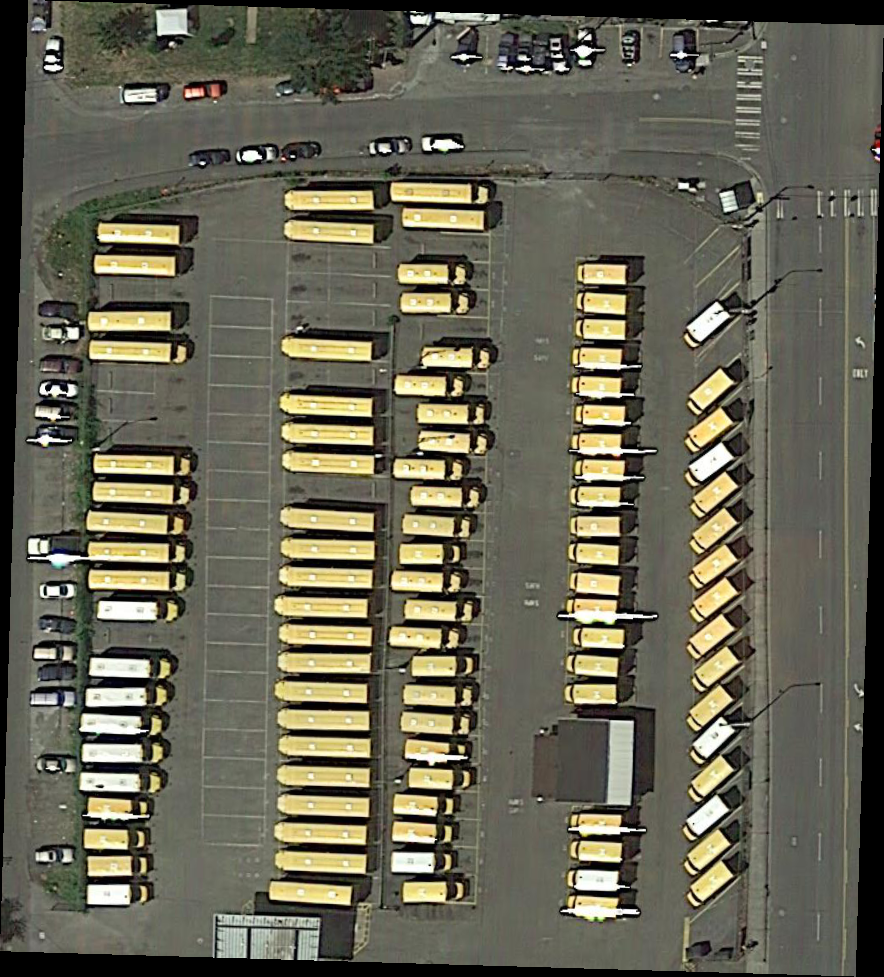
#> input picture test.png, 884 x 977 px
$ python perspectiveTrans.py
#> lines starting #> are read from the running program, lines starting #| are printed output that depends on the picture

# -*- coding:utf-8 -*-
import cv2
import numpy as np
import sys

def rad(x):
    return x * np.pi / 180

def get_warpR(anglex, angely, anglez, fov ,w, h, r):

    # 镜头与图像间的距离，21为半可视角，算z的距离是为了保证在此可视角度下恰好显示整幅图像
    z = np.sqrt(w ** 2 + h ** 2) / 2 / np.tan(rad(fov / 2))
    # 齐次变换矩阵
    rx = np.array([[1, 0, 0, 0],
                   [0, np.cos(rad(anglex)), -np.sin(rad(anglex)), 0],
                   [0, -np.sin(rad(anglex)), np.cos(rad(anglex)), 0, ],
                   [0, 0, 0, 1]], np.float32)

    ry = np.array([[np.cos(rad(angley)), 0, np.sin(rad(angley)), 0],
                   [0, 1, 0, 0],
                   [-np.sin(rad(angley)), 0, np.cos(rad(angley)), 0, ],
                   [0, 0, 0, 1]], np.float32)

    rz = np.array([[np.cos(rad(anglez)), np.sin(rad(anglez)), 0, 0],
                   [-np.sin(rad(anglez)), np.cos(rad(anglez)), 0, 0],
                   [0, 0, 1, 0],
                   [0, 0, 0, 1]], np.float32)

    r = rx.dot(ry).dot(rz)

    # 四对点的生成
    pcenter = np.array([h / 2, w / 2, 0, 0], np.float32)

    p1 = np.array([0, 0, 0, 0], np.float32) - pcenter
    p2 = np.array([w, 0, 0, 0], np.float32) - pcenter
    p3 = np.array([0, h, 0, 0], np.float32) - pcenter
    p4 = np.array([w, h, 0, 0], np.float32) - pcenter

    dst1 = r.dot(p1)
    dst2 = r.dot(p2)
    dst3 = r.dot(p3)
    dst4 = r.dot(p4)

    list_dst = [dst1, dst2, dst3, dst4]

    org = np.array([[0, 0],
                    [w, 0],
                    [0, h],
                    [w, h]], np.float32)

    dst = np.zeros((4, 2), np.float32)

    # 投影至成像平面
    for i in range(4):
        dst[i, 0] = list_dst[i][0] * z / (z - list_dst[i][2]) + pcenter[0]
        dst[i, 1] = list_dst[i][1] * z / (z - list_dst[i][2]) + pcenter[1]

    warpR = cv2.getPerspectiveTransform(org, dst)
    return warpR

def control(anglex, angley, anglez, fov, r):


    # 键盘控制
    if 27 == c:  # Esc quit
        sys.exit()
    if c == ord('w'):
        anglex += 1
    if c == ord('s'):
        anglex -= 1
    if c == ord('a'):
        angley += 1
        print(angley)
        # dx=0
    if c == ord('d'):
        angley -= 1
    if c == ord('u'):
        anglez += 1
    if c == ord('p'):
        anglez -= 1
    if c == ord('t'):
        fov += 1
    if c == ord('r'):
        fov -= 1
    if c == ord(' '):
        anglex = angley = anglez = 0
    if c == ord('e'):
        print("======================================")
        print('Rotation Matrix:')
        print(r)
        print('angle alpha(anglex):')
        print(anglex)
        print('angle beta(angley):')
        print(angley)
        print('dz(anglez):')
        print(anglez)

    if c == ord('l'):
        anglex = random.randint(-45,45)
        angley = random.randint(-45,45)
        anglez = random.randint(-90,90)
        fov = random.randint(10,80)
        print("anglex:{:>{}} ".format(anglex, 5))
        print('angley:{:>{}}'.format(angley, 5))
        print('anglez:{:>{}}'.format(anglez, 5))
        print('fov:{:>{}}'.format(fov, 6))

    return anglex, angley, anglez, fov, r


if __name__=="__main__":
    # def PerspectiveTransofrm
    img = cv2.imread('test.png')
#> img is the input picture: shape (977, 884, 3); mean B, G, R 84.6, 100.9, 103
    # cv2.imshow("original", img)

    # 可选，扩展图像，保证内容不超出可视范围
    img = cv2.copyMakeBorder(img, 100, 100, 100, 100, cv2.BORDER_CONSTANT, (127, 127, 127))
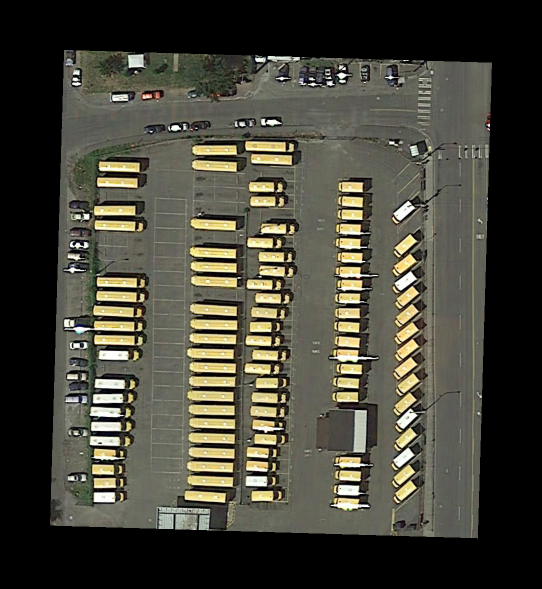
#> img: shape (1177, 1084, 3) (shown at 1/2 size); mean B, G, R 57.2, 68.3, 69.8
    w, h = img.shape[0:2]
#> w = 1177; h = 1084

    anglex = 0
    angley = 30
    anglez = 0  # 是旋转
    fov = 42
    r = 0
    while True:

        warpR = get_warpR(anglex, angley, anglez, fov ,w, h, r)

        result = cv2.warpPerspective(img, warpR, (h, w))
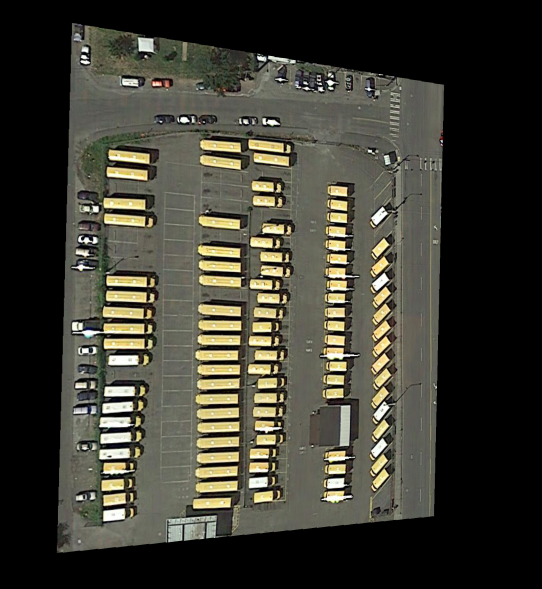
#> result: shape (1177, 1084, 3) (shown at 1/2 size); mean B, G, R 50.7, 60.6, 61.8
        cv2.namedWindow('result',2)
        cv2.imshow("result", result)
        c = cv2.waitKey(30)
#> (key e is pressed here)
        anglex, angely, anglez, fov, r = control(anglex, angley, anglez, fov, r)
#> (the program exits here)
